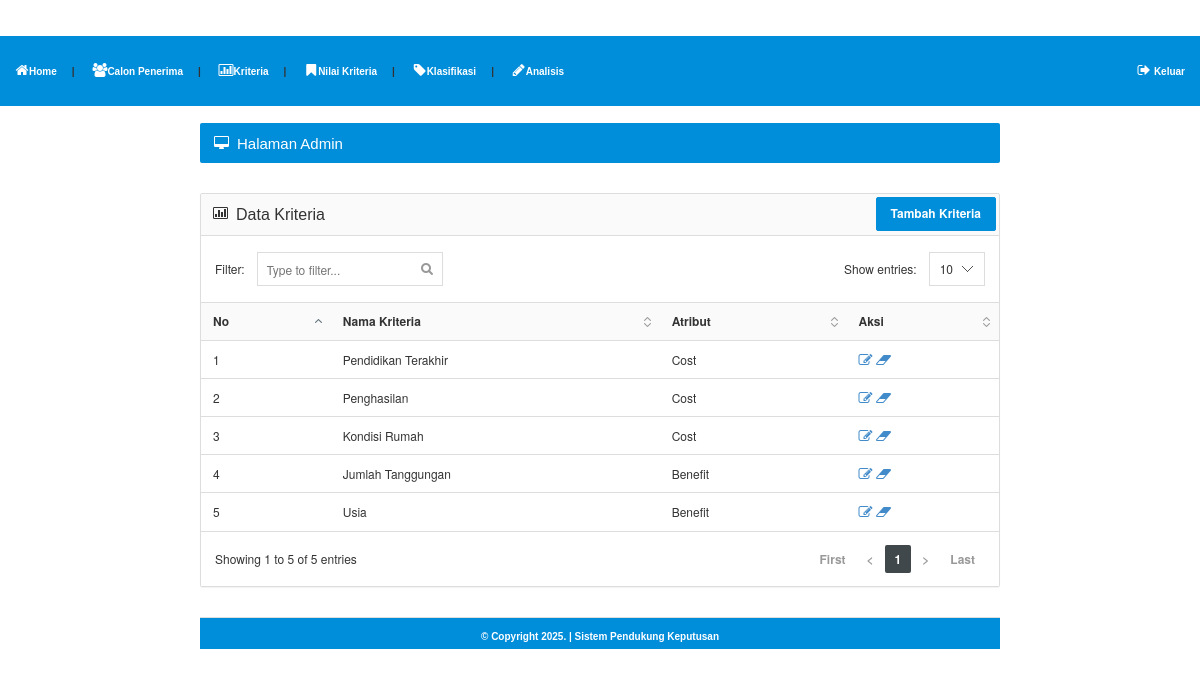
/admin/kriteria.php (signed in), run on the app's committed database.
### tables this page shows
CREATE TABLE `kriteria` (
  `id_kriteria` int(5) NOT NULL,
  `namakriteria` varchar(100) NOT NULL,
  `atribut` varchar(100) NOT NULL
);

### admin/kriteria.php (the view)
<?php
include "head.php";
?>
			<?php include "menu.php"; ?>
			</div>
		<br />
		<div id="content">
			<div class="page-title">
				<h5><i class="fa fa-desktop"></i> Halaman Admin</h5>
			</div>
			<div class="panel panel-default">
				<div class="panel-heading" align="right"><h6 class="panel-title"><i class="fa fa-bar-chart-o"></i> Data Kriteria</h6>
				<a href="kriteria_tambah.php"><input type="submit" value="Tambah Kriteria" class="btn btn-success"></a>
				</div>
				<div class="datatable">
					<table class="table table-hover">
						<thead>
							<tr>
								<th>No</th>
								<th>Nama Kriteria</th>
								<th>Atribut</th>
								<th>Aksi</th>
							</tr>
						</thead>
						<tbody>
							<?php
							$nomor = 0;
							$hasil = mysqli_query($konek, "select * from kriteria");
							while ($dataku = mysqli_fetch_array($hasil)) {
							?>
								<tr>
									<td><?php echo $nomor=$nomor+1; ?></td>
									<td><?php echo $dataku['namakriteria']; ?></td>
									<td><?php echo $dataku['atribut']; ?></td>
									<td>
										<a href="kriteria_edit.php?id_kriteria=<?php echo $dataku['id_kriteria']; ?>">
										<i class='fa fa-edit'></i>
										</a>
										<a href="kriteria_hapus.php?id_kriteria=<?php echo $dataku['id_kriteria']; ?>">
										<i class='fa fa-eraser'></i>
										</a>
									</td>
								</tr>
							<?php }	?>
						</tbody>
					</table>
				</div>
			</div>
<?php include "footer.php"; ?>

### images/style.css (style rules this page uses)
body { margin-top: 0; margin-left: 0; margin-right: 0; margin-bottom: 0; }
#content { width: 800px; }

### css/styles.css (style rules this page uses)
@media (min-width: 768px) { a, .btn, .caret, .close, .sidebar, .select2-choice abbr, .select2-highlighted, .ui-slider-range, .ui-datepicker-trigger, .ui-timepicker-list li, .checker span:after, .checker span, .navbar-toggle, .thumb-options, .select2-arrow b, .thumb-zoom img, .fc-button, .page-content { -webkit-transition: all 0.15s ease-in-out; -moz-transition: all 0.15s ease-in-out; -o-transition: all 0.15s ease-in-out; transition: all 0.15s ease-in-out; } }
.fa { position: relative; font-size: 14px; min-width: 14px; text-align: center; }
h1, h2, h3, h4, h5, h6, .navigation > li > a, .stats li span { font-family: 'Cuprum', sans-serif; font-weight: normal; }
.page-title { color: #fff; background-color: #008DDA; -moz-box-shadow: 0 1px 0 #fff; -webkit-box-shadow: 0 1px 0 #FFF; box-shadow: 0 1px 0 #FFF; border-radius: 2px; margin-bottom: 30px; }
.page-title:after { content: ""; display: table; clear: both; }
.page-title h5 { margin: 0; float: left; display: block; font-size: 15px; padding: 13px 14px 12px 14px; line-height: 1; }
.dataTable { border-collapse: collapse; border-top: 1px solid #ddd; border-bottom: 1px solid #ddd; }
.dataTable thead th { background-color: #fafafa; cursor: pointer; }
.sorting { background: url('../images/interface/tables/sort_both.png') no-repeat 100%; padding-right: 24px!important; }
.sorting_asc { background: url('../images/interface/tables/sort_asc.png') no-repeat 100%; padding-right: 24px!important; }

### data on the page
kriteria: namakriteria "Pendidikan Terakhir", atribut "Cost"
kriteria: nomor "2", namakriteria "Penghasilan", atribut "Cost"
kriteria: nomor "3", namakriteria "Kondisi Rumah", atribut "Cost"
kriteria: nomor "4", namakriteria "Jumlah Tanggungan", atribut "Benefit"
kriteria: nomor "5", namakriteria "Usia", atribut "Benefit"
